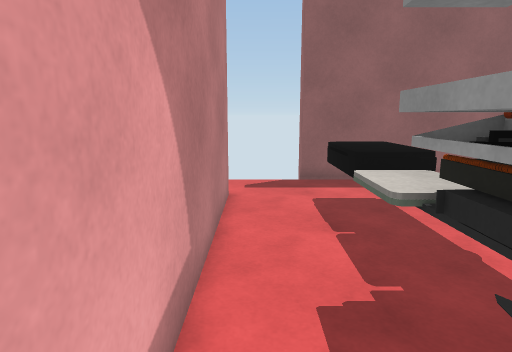
View 1 (above)

17 first-person views from a walk through a Unity game level. The camera is 1.4 m above the floor, tilts 10° down and sees 75° across. The floor is counted in squares, 0.5 m on a side. Each view is taken from the middle of a square. On the plan, view 1 faces up. The plan holds only what a view shows up to about 20 squares ahead; the rest is blank. The place goes on beyond the plan. The player is left out. Some animated figures are left out. Surface patterns are stand-ins for the level's own textures.

View 2
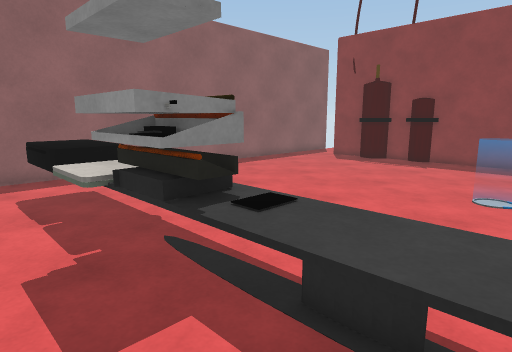

View 3
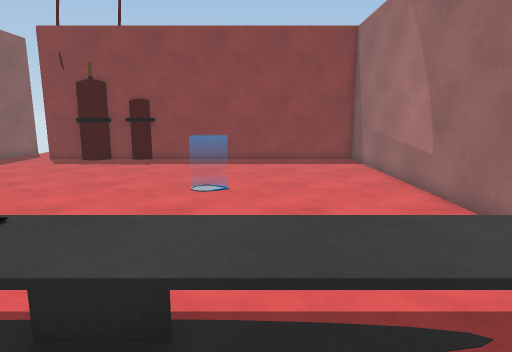

View 4
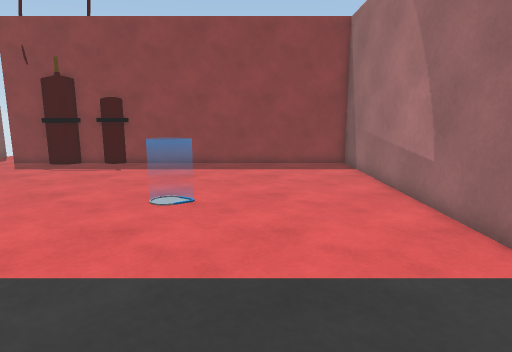

View 5
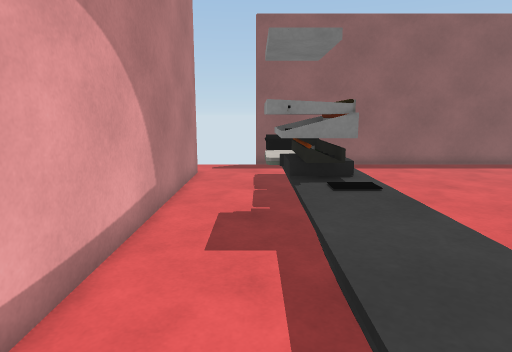

View 6
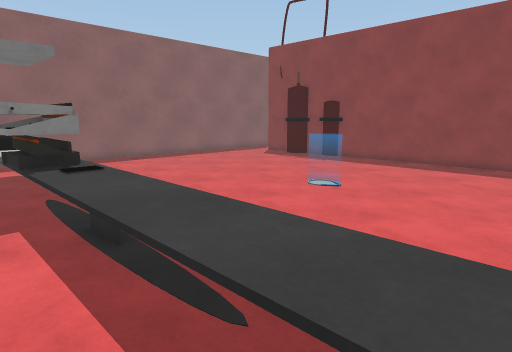

View 7
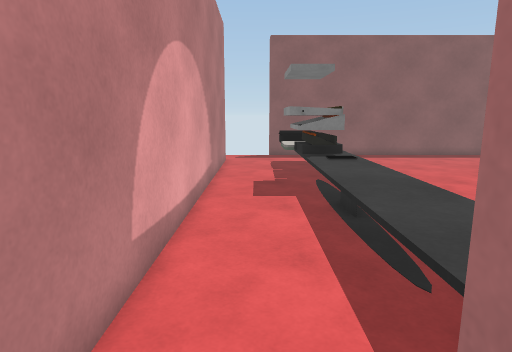

View 8
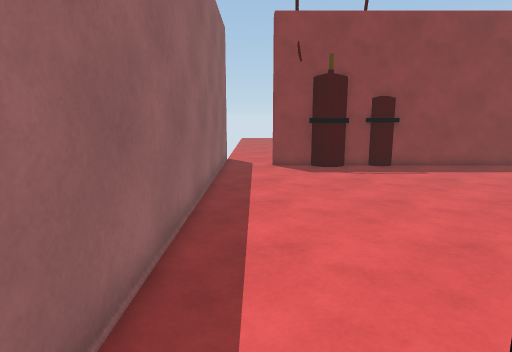

View 9
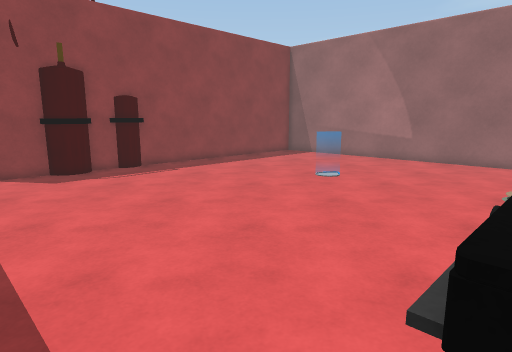

View 10
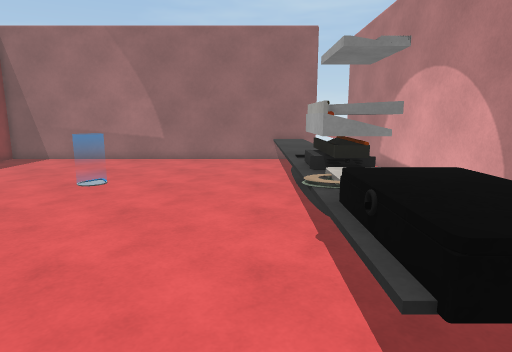

View 11
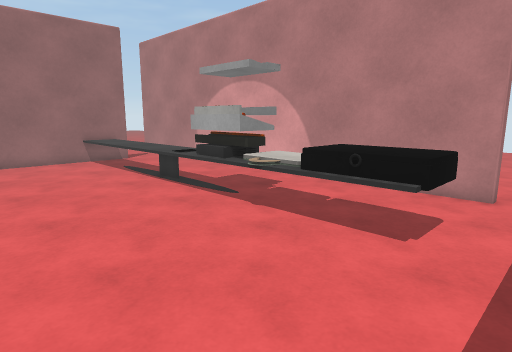

View 12
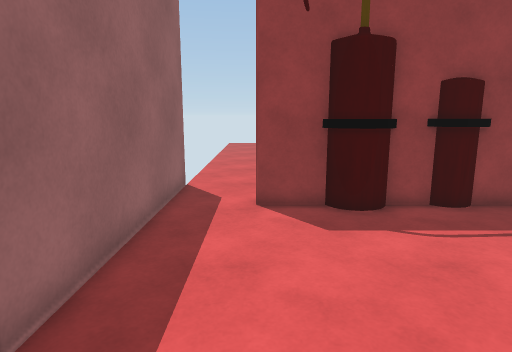

View 13
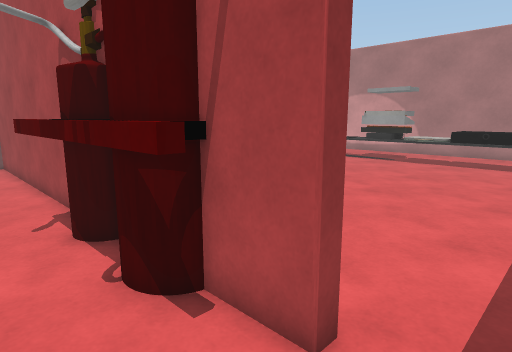

View 14
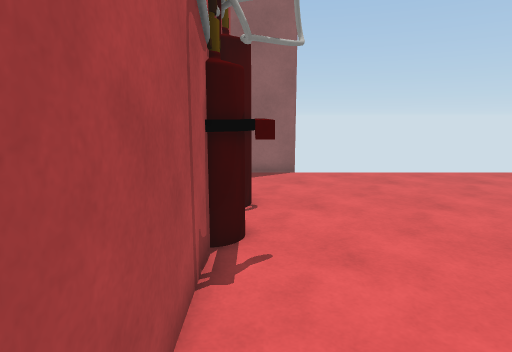

View 15
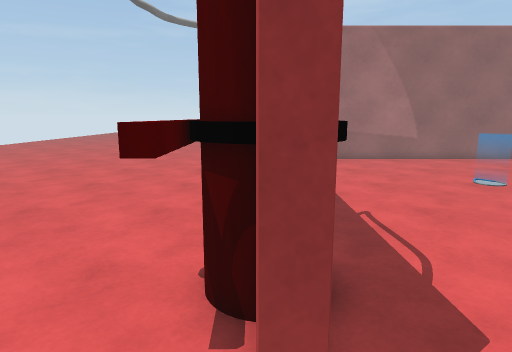

View 16
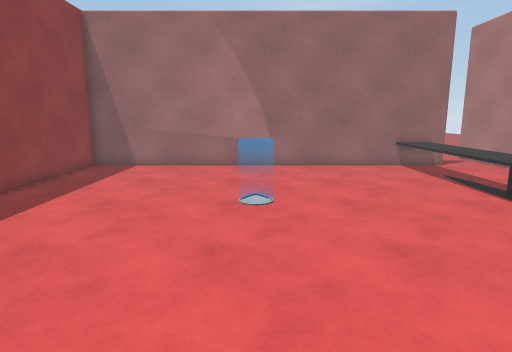

View 17
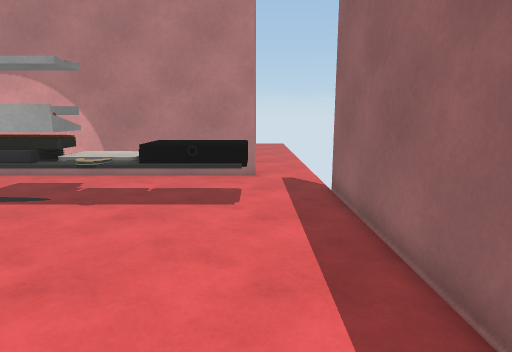

### Floor plan
Key: @ floor where view 1 was taken; # wall or solid block; x gap in a wall; . floor; = window, fence, low wall or low ledge; ^ raised ledge; T toolbox; P phone; O other object.
Columns run from 5 left of view 1 to 26 right of it. Each row starts with its distance up from view 1.
 15        x#######################x
 14 ................................
 13 ................................
 12 ...##...TT.................##...
 11     #.. TT#................ #O..
 10     #..TTT#................O#O..
  9     #..TTT#................OOO..
  8     #..OO##................OOO..
  7     #..OOOO................##O..
  6     #..OOO=................OOO..
  5     #..OOO=................OOO..
  4     #..OOO=................ #O..
  3     #..OOO=................ #...
  2     #...^P=................ #...
  1     #...^P^.......O........ #...
  0     #@..^^^......OOO....... #...
 -1     #...^^^.......O........ #. .
 -2     #...^^^................ #. .
 -3     #...^^^................ #.
 -4     #...^^^................ #.
 -5     #...^^^................ #.
 -6     #...^^^................ #
 -7     #...^^^................ #
 -8     #..#^^^                 #
 -9     #..######################
-10       .

Positions as (right, up) in squares from view 1, and headings:
1: (0, 0), facing up
2: (0, -2), facing up-right
3: (0, -2), facing right
4: (2, -3), facing right
5: (2, -5), facing up
6: (1, -8), facing up-right
7: (1, -10), facing up
8: (3, 13), facing right
9: (4, 14), facing down-right
10: (6, 14), facing down
11: (12, 14), facing down-left
12: (12, 12), facing right
13: (26, 14), facing down-left
14: (24, -2), facing up
15: (23, 14), facing down
16: (13, 11), facing down
17: (15, 12), facing left
